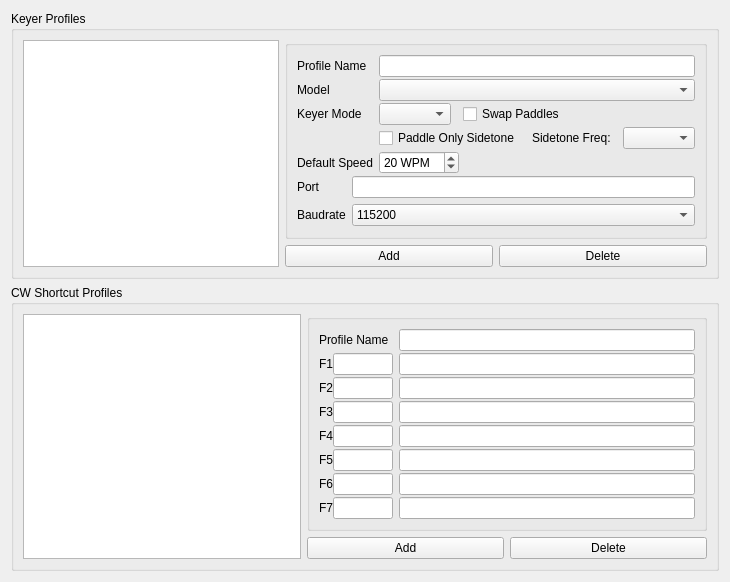
         <widget class="QWidget" name="cwTab">
          <attribute name="title">
           <string>CW Keyers</string>
          </attribute>
          <layout class="QVBoxLayout" name="verticalLayout_8">
           <item>
            <widget class="QGroupBox" name="cwProfileGroup">
             <property name="title">
              <string>Keyer Profiles</string>
             </property>
             <layout class="QGridLayout" name="gridLayout_8">
              <item row="0" column="1" colspan="2">
               <widget class="QGroupBox" name="cwProfileGroup_2">
                <property name="minimumSize">
                 <size>
                  <width>400</width>
                  <height>0</height>
                 </size>
                </property>
                <property name="title">
                 <string/>
                </property>
                <property name="flat">
                 <bool>false</bool>
                </property>
                <layout class="QFormLayout" name="formLayout_21">
                 <property name="verticalSpacing">
                  <number>2</number>
                 </property>
                 <item row="0" column="0">
                  <widget class="QLabel" name="cwProfileNameLabel">
                   <property name="text">
                    <string>Profile Name</string>
                   </property>
                  </widget>
                 </item>
                 <item row="0" column="1">
                  <widget class="QLineEdit" name="cwProfileNameEdit">
                   <property name="toolTip">
                    <string/>
                   </property>
                   <property name="maxLength">
                    <number>25</number>
                   </property>
                  </widget>
                 </item>
                 <item row="1" column="0">
                  <widget class="QLabel" name="cwModelLabel">
                   <property name="text">
                    <string>Model</string>
                   </property>
                  </widget>
                 </item>
                 <item row="1" column="1">
                  <widget class="QComboBox" name="cwModelSelect"/>
                 </item>
                 <item row="2" column="0">
                  <widget class="QLabel" name="cwKeyModeLabel">
                   <property name="text">
                    <string>Keyer Mode</string>
                   </property>
                  </widget>
                 </item>
                 <item row="2" column="1">
                  <layout class="QHBoxLayout" name="horizontalLayout_37">
                   <property name="spacing">
                    <number>12</number>
                   </property>
                   <item>
                    <widget class="QComboBox" name="cwKeyModeSelect">
                     <property name="sizePolicy">
                      <sizepolicy hsizetype="Maximum" vsizetype="Fixed">
                       <horstretch>0</horstretch>
                       <verstretch>0</verstretch>
                      </sizepolicy>
                     </property>
                    </widget>
                   </item>
                   <item>
                    <widget class="QCheckBox" name="cwSwapPaddlesCheckbox">
                     <property name="text">
                      <string>Swap Paddles</string>
                     </property>
                    </widget>
                   </item>
                  </layout>
                 </item>
                 <item row="3" column="1">
                  <layout class="QHBoxLayout" name="horizontalLayout_43">
                   <property name="spacing">
                    <number>12</number>
                   </property>
                   <item>
                    <widget class="QCheckBox" name="cwPaddleOnlySidetoneCheckbox">
                     <property name="text">
                      <string>Paddle Only Sidetone</string>
                     </property>
                    </widget>
                   </item>
                   <item>
                    <widget class="QLabel" name="cwSidetoneFreqLabel">
                     <property name="text">
                      <string>Sidetone Freq:</string>
                     </property>
                    </widget>
                   </item>
                   <item>
                    <widget class="QComboBox" name="cwSidetoneFreqCombo">
                     <property name="sizePolicy">
                      <sizepolicy hsizetype="Maximum" vsizetype="Fixed">
                       <horstretch>0</horstretch>
                       <verstretch>0</verstretch>
                      </sizepolicy>
                     </property>
                    </widget>
                   </item>
                  </layout>
                 </item>
                 <item row="4" column="0">
                  <widget class="QLabel" name="cwDefaultSpeedLabel">
                   <property name="text">
                    <string>Default Speed</string>
                   </property>
                  </widget>
                 </item>
                 <item row="4" column="1">
                  <widget class="QSpinBox" name="cwDefaulSpeed">
                   <property name="sizePolicy">
                    <sizepolicy hsizetype="Maximum" vsizetype="Fixed">
                     <horstretch>0</horstretch>
                     <verstretch>0</verstretch>
                    </sizepolicy>
                   </property>
                   <property name="specialValueText">
                    <string>N/A</string>
                   </property>
                   <property name="suffix">
                    <string> WPM</string>
                   </property>
                   <property name="minimum">
                    <number>0</number>
                   </property>
                   <property name="maximum">
                    <number>999</number>
                   </property>
                   <property name="value">
                    <number>20</number>
                   </property>
                  </widget>
                 </item>
                 <item row="5" column="0" colspan="2">
                  <widget class="QStackedWidget" name="cwStackedWidget">
                   <property name="sizePolicy">
                    <sizepolicy hsizetype="Preferred" vsizetype="Preferred">
                     <horstretch>0</horstretch>
                     <verstretch>0</verstretch>
                    </sizepolicy>
                   </property>
                   <property name="frameShape">
                    <enum>QFrame::NoFrame</enum>
                   </property>
                   <property name="currentIndex">
                    <number>0</number>
                   </property>
                   <widget class="QWidget" name="cwSerialPage">
                    <layout class="QFormLayout" name="formLayout_22">
                     <property name="leftMargin">
                      <number>0</number>
                     </property>
                     <property name="topMargin">
                      <number>0</number>
                     </property>
                     <property name="rightMargin">
                      <number>0</number>
                     </property>
                     <property name="bottomMargin">
                      <number>0</number>
                     </property>
                     <item row="0" column="0">
                      <widget class="QLabel" name="cwPortLabel">
                       <property name="text">
                        <string>Port</string>
                       </property>
                      </widget>
                     </item>
                     <item row="0" column="1">
                      <widget class="SerialPortEditLine" name="cwPortEdit">
                       <property name="toolTip">
                        <string>Use COMxx for Window or path to COM port under Unix-like OS</string>
                       </property>
                      </widget>
                     </item>
                     <item row="1" column="0">
                      <widget class="QLabel" name="cwBaudLabel">
                       <property name="text">
                        <string>Baudrate</string>
                       </property>
                      </widget>
                     </item>
                     <item row="1" column="1">
                      <widget class="QComboBox" name="cwBaudSelect">
                       <item>
                        <property name="text">
                         <string>115200</string>
                        </property>
                       </item>
                       <item>
                        <property name="text">
                         <string>57600</string>
                        </property>
                       </item>
                       <item>
                        <property name="text">
                         <string>38400</string>
                        </property>
                       </item>
                       <item>
                        <property name="text">
                         <string>19200</string>
                        </property>
                       </item>
                       <item>
                        <property name="text">
                         <string>9600</string>
                        </property>
                       </item>
                       <item>
                        <property name="text">
                         <string>4800</string>
                        </property>
                       </item>
                       <item>
                        <property name="text">
                         <string>2400</string>
                        </property>
                       </item>
                       <item>
                        <property name="text">
                         <string>1200</string>
                        </property>
                       </item>
                      </widget>
                     </item>
                    </layout>
                   </widget>
                   <widget class="QWidget" name="cwNetworkPage">
                    <layout class="QFormLayout" name="formLayout_23">
                     <property name="leftMargin">
                      <number>0</number>
                     </property>
                     <property name="topMargin">
                      <number>0</number>
                     </property>
                     <property name="rightMargin">
                      <number>0</number>
                     </property>
                     <property name="bottomMargin">
                      <number>0</number>
                     </property>
                     <item row="0" column="0">
                      <widget class="QLabel" name="cwHostNameLabel">
                       <property name="text">
                        <string>Host Name</string>
                       </property>
                      </widget>
                     </item>
                     <item row="0" column="1">
                      <widget class="QLineEdit" name="cwHostNameEdit"/>
                     </item>
                     <item row="1" column="0">
                      <widget class="QLabel" name="cwNetPortLabel">
                       <property name="text">
                        <string>Port</string>
                       </property>
                      </widget>
                     </item>
                     <item row="1" column="1">
                      <widget class="QSpinBox" name="cwNetPortSpin">
                       <property name="toolTip">
                        <string>HamLib does not support to change a destination port.</string>
                       </property>
                       <property name="minimum">
                        <number>1024</number>
                       </property>
                       <property name="maximum">
                        <number>65535</number>
                       </property>
                       <property name="value">
                        <number>6789</number>
                       </property>
                      </widget>
                     </item>
                    </layout>
                   </widget>
                  </widget>
                 </item>
                </layout>
               </widget>
              </item>
              <item row="1" column="1">
               <widget class="QPushButton" name="cwAddProfileButton">
                <property name="text">
                 <string>Add</string>
                </property>
               </widget>
              </item>
              <item row="0" column="0" rowspan="2">
               <widget class="QListView" name="cwProfilesListView">
                <property name="focusPolicy">
                 <enum>Qt::NoFocus</enum>
                </property>
                <property name="contextMenuPolicy">
                 <enum>Qt::NoContextMenu</enum>
                </property>
                <property name="toolTip">
                 <string>List of all available CW Keyers</string>
                </property>
                <property name="editTriggers">
                 <set>QAbstractItemView::NoEditTriggers</set>
                </property>
               </widget>
              </item>
              <item row="1" column="2">
               <widget class="QPushButton" name="cwDelProfileButton">
                <property name="text">
                 <string>Delete</string>
                </property>
               </widget>
              </item>
             </layout>
            </widget>
           </item>
           <item>
            <widget class="QGroupBox" name="cwShortcutProfileGroup">
             <property name="title">
              <string>CW Shortcut Profiles</string>
             </property>
             <layout class="QGridLayout" name="gridLayout_9">
              <item row="1" column="2">
               <widget class="QPushButton" name="cwShortcutDelProfileButton">
                <property name="text">
                 <string>Delete</string>
                </property>
               </widget>
              </item>
              <item row="1" column="1">
               <widget class="QPushButton" name="cwShortcutAddProfileButton">
                <property name="text">
                 <string>Add</string>
                </property>
               </widget>
              </item>
              <item row="0" column="1" colspan="2">
               <widget class="QGroupBox" name="cwShortcutGroup">
                <property name="minimumSize">
                 <size>
                  <width>400</width>
                  <height>0</height>
                 </size>
                </property>
                <property name="title">
                 <string/>
                </property>
                <layout class="QFormLayout" name="formLayout_24">
                 <property name="verticalSpacing">
                  <number>2</number>
                 </property>
                 <item row="0" column="0">
                  <widget class="QLabel" name="cwShortcutProfileNameLabel">
                   <property name="text">
                    <string>Profile Name</string>
                   </property>
                  </widget>
                 </item>
                 <item row="0" column="1">
                  <widget class="QLineEdit" name="cwShortcutProfileNameEdit">
                   <property name="maxLength">
                    <number>25</number>
                   </property>
                  </widget>
                 </item>
                 <item row="1" column="0">
                  <layout class="QHBoxLayout" name="horizontalLayout_13">
                   <property name="rightMargin">
                    <number>0</number>
                   </property>
                   <property name="bottomMargin">
                    <number>0</number>
                   </property>
                   <item>
                    <widget class="QLabel" name="cwShortcutF1Label">
                     <property name="text">
                      <string>F1</string>
                     </property>
                    </widget>
                   </item>
                   <item>
                    <widget class="QLineEdit" name="cwShortcutF1ShortEdit">
                     <property name="sizePolicy">
                      <sizepolicy hsizetype="Maximum" vsizetype="Fixed">
                       <horstretch>0</horstretch>
                       <verstretch>0</verstretch>
                      </sizepolicy>
                     </property>
                     <property name="minimumSize">
                      <size>
                       <width>0</width>
                       <height>0</height>
                      </size>
                     </property>
                     <property name="maximumSize">
                      <size>
                       <width>60</width>
                       <height>16777215</height>
                      </size>
                     </property>
                     <property name="toolTip">
                      <string>Short Desciption of the Button (up to 7 chars)</string>
                     </property>
                     <property name="text">
                      <string/>
                     </property>
                     <property name="maxLength">
                      <number>7</number>
                     </property>
                     <property name="frame">
                      <bool>true</bool>
                     </property>
                    </widget>
                   </item>
                  </layout>
                 </item>
                 <item row="1" column="1">
                  <widget class="QLineEdit" name="cwShortcutF1MacroEdit">
                   <property name="toolTip">
                    <string>&lt;DXCALL&gt; = DX Callsign
&lt;NAME&gt; = DX Operator Name
&lt;RST&gt; = Report 599
&lt;RSTN&gt; = Report 5NN
&lt;GREETING&gt; = Greenting GM/GA/GE
&lt;QTH&gt; = QTH
&lt;MYCALL&gt; = My Callsign
&lt;MYNAME&gt; = My Name
&lt;MYQTH&gt; = My QTH
&lt;MYLOCATOR&gt; = My Gridsquare
&lt;MYGRID&gt; = My Gridsquare
&lt;MYSIG&gt; = My SIG
&lt;MYSIGINFO&gt; = My SIG Information
&lt;MYIOTA&gt; = My IOTA
&lt;MYSOTA&gt; = MY SOTA
&lt;MYWWFT&gt; = My WWFT
&lt;MYVUCC&gt; = MY VUCC
&lt;MYPWR&gt; = My Power in W
&lt;EXCHSTR&gt; = Contest Exchange Message
&lt;EXCHNR&gt; = Contest Exchange Serial Number
&lt;EXCHNRN&gt; = Contest Exchange Serial Number (9→N, 0→T)
&lt;+&gt; = Speed +5 WPM (&lt;++&gt; = +10 WPM, etc.)
&lt;-&gt; = Speed -5 WPM (&lt;--&gt; = -10 WPM, etc.)
</string>
                   </property>
                   <property name="inputMask">
                    <string/>
                   </property>
                  </widget>
                 </item>
                 <item row="2" column="0">
                  <layout class="QHBoxLayout" name="horizontalLayout_9">
                   <property name="rightMargin">
                    <number>0</number>
                   </property>
                   <property name="bottomMargin">
                    <number>0</number>
                   </property>
                   <item>
                    <widget class="QLabel" name="cwShortcutF2Label">
                     <property name="text">
                      <string>F2</string>
                     </property>
                    </widget>
                   </item>
                   <item>
                    <widget class="QLineEdit" name="cwShortcutF2ShortEdit">
                     <property name="sizePolicy">
                      <sizepolicy hsizetype="Maximum" vsizetype="Fixed">
                       <horstretch>0</horstretch>
                       <verstretch>0</verstretch>
                      </sizepolicy>
                     </property>
                     <property name="maximumSize">
                      <size>
                       <width>60</width>
                       <height>16777215</height>
                      </size>
                     </property>
                     <property name="toolTip">
                      <string>Short Desciption of the Button (up to 7 chars)</string>
                     </property>
                     <property name="maxLength">
                      <number>5</number>
                     </property>
                    </widget>
                   </item>
                  </layout>
                 </item>
                 <item row="2" column="1">
                  <widget class="QLineEdit" name="cwShortcutF2MacroEdit">
                   <property name="toolTip">
                    <string>&lt;DXCALL&gt; = DX Callsign
&lt;NAME&gt; = DX Operator Name
&lt;RST&gt; = Report 599
&lt;RSTN&gt; = Report 5NN
&lt;GREETING&gt; = Greenting GM/GA/GE
&lt;QTH&gt; = QTH
&lt;MYCALL&gt; = My Callsign
&lt;MYNAME&gt; = My Name
&lt;MYQTH&gt; = My QTH
&lt;MYLOCATOR&gt; = My Gridsquare
&lt;MYGRID&gt; = My Gridsquare
&lt;MYSIG&gt; = My SIG
&lt;MYSIGINFO&gt; = My SIG Information
&lt;MYIOTA&gt; = My IOTA
&lt;MYSOTA&gt; = MY SOTA
&lt;MYWWFT&gt; = My WWFT
&lt;MYVUCC&gt; = MY VUCC
&lt;MYPWR&gt; = My Power in W
&lt;EXCHSTR&gt; = Contest Exchange Message
&lt;EXCHNR&gt; = Contest Exchange Serial Number
&lt;EXCHNRN&gt; = Contest Exchange Serial Number (9→N, 0→T)
&lt;+&gt; = Speed +5 WPM (&lt;++&gt; = +10 WPM, etc.)
&lt;-&gt; = Speed -5 WPM (&lt;--&gt; = -10 WPM, etc.)
</string>
                   </property>
                  </widget>
                 </item>
                 <item row="3" column="1">
                  <widget class="QLineEdit" name="cwShortcutF3MacroEdit">
                   <property name="toolTip">
                    <string>&lt;DXCALL&gt; = DX Callsign
&lt;NAME&gt; = DX Operator Name
&lt;RST&gt; = Report 599
&lt;RSTN&gt; = Report 5NN
&lt;GREETING&gt; = Greenting GM/GA/GE
&lt;QTH&gt; = QTH
&lt;MYCALL&gt; = My Callsign
&lt;MYNAME&gt; = My Name
&lt;MYQTH&gt; = My QTH
&lt;MYLOCATOR&gt; = My Gridsquare
&lt;MYGRID&gt; = My Gridsquare
&lt;MYSIG&gt; = My SIG
&lt;MYSIGINFO&gt; = My SIG Information
&lt;MYIOTA&gt; = My IOTA
&lt;MYSOTA&gt; = MY SOTA
&lt;MYWWFT&gt; = My WWFT
&lt;MYVUCC&gt; = MY VUCC
&lt;MYPWR&gt; = My Power in W
&lt;EXCHSTR&gt; = Contest Exchange Message
&lt;EXCHNR&gt; = Contest Exchange Serial Number
&lt;EXCHNRN&gt; = Contest Exchange Serial Number (9→N, 0→T)
&lt;+&gt; = Speed +5 WPM (&lt;++&gt; = +10 WPM, etc.)
&lt;-&gt; = Speed -5 WPM (&lt;--&gt; = -10 WPM, etc.)
</string>
                   </property>
                  </widget>
                 </item>
                 <item row="4" column="1">
                  <widget class="QLineEdit" name="cwShortcutF4MacroEdit">
                   <property name="toolTip">
                    <string>&lt;DXCALL&gt; = DX Callsign
&lt;NAME&gt; = DX Operator Name
&lt;RST&gt; = Report 599
&lt;RSTN&gt; = Report 5NN
&lt;GREETING&gt; = Greenting GM/GA/GE
&lt;QTH&gt; = QTH
&lt;MYCALL&gt; = My Callsign
&lt;MYNAME&gt; = My Name
&lt;MYQTH&gt; = My QTH
&lt;MYLOCATOR&gt; = My Gridsquare
&lt;MYGRID&gt; = My Gridsquare
&lt;MYSIG&gt; = My SIG
&lt;MYSIGINFO&gt; = My SIG Information
&lt;MYIOTA&gt; = My IOTA
&lt;MYSOTA&gt; = MY SOTA
&lt;MYWWFT&gt; = My WWFT
&lt;MYVUCC&gt; = MY VUCC
&lt;MYPWR&gt; = My Power in W
&lt;EXCHSTR&gt; = Contest Exchange Message
&lt;EXCHNR&gt; = Contest Exchange Serial Number
&lt;EXCHNRN&gt; = Contest Exchange Serial Number (9→N, 0→T)
&lt;+&gt; = Speed +5 WPM (&lt;++&gt; = +10 WPM, etc.)
&lt;-&gt; = Speed -5 WPM (&lt;--&gt; = -10 WPM, etc.)
</string>
                   </property>
                  </widget>
                 </item>
                 <item row="5" column="1">
                  <widget class="QLineEdit" name="cwShortcutF5MacroEdit">
                   <property name="toolTip">
                    <string>&lt;DXCALL&gt; = DX Callsign
&lt;NAME&gt; = DX Operator Name
&lt;RST&gt; = Report 599
&lt;RSTN&gt; = Report 5NN
&lt;GREETING&gt; = Greenting GM/GA/GE
&lt;QTH&gt; = QTH
&lt;MYCALL&gt; = My Callsign
&lt;MYNAME&gt; = My Name
&lt;MYQTH&gt; = My QTH
&lt;MYLOCATOR&gt; = My Gridsquare
&lt;MYGRID&gt; = My Gridsquare
&lt;MYSIG&gt; = My SIG
&lt;MYSIGINFO&gt; = My SIG Information
&lt;MYIOTA&gt; = My IOTA
&lt;MYSOTA&gt; = MY SOTA
&lt;MYWWFT&gt; = My WWFT
&lt;MYVUCC&gt; = MY VUCC
&lt;MYPWR&gt; = My Power in W
&lt;EXCHSTR&gt; = Contest Exchange Message
&lt;EXCHNR&gt; = Contest Exchange Serial Number
&lt;EXCHNRN&gt; = Contest Exchange Serial Number (9→N, 0→T)
&lt;+&gt; = Speed +5 WPM (&lt;++&gt; = +10 WPM, etc.)
&lt;-&gt; = Speed -5 WPM (&lt;--&gt; = -10 WPM, etc.)
</string>
                   </property>
                  </widget>
                 </item>
                 <item row="6" column="1">
                  <widget class="QLineEdit" name="cwShortcutF6MacroEdit">
                   <property name="toolTip">
                    <string>&lt;DXCALL&gt; = DX Callsign
&lt;NAME&gt; = DX Operator Name
&lt;RST&gt; = Report 599
&lt;RSTN&gt; = Report 5NN
&lt;GREETING&gt; = Greenting GM/GA/GE
&lt;QTH&gt; = QTH
&lt;MYCALL&gt; = My Callsign
&lt;MYNAME&gt; = My Name
&lt;MYQTH&gt; = My QTH
&lt;MYLOCATOR&gt; = My Gridsquare
&lt;MYGRID&gt; = My Gridsquare
&lt;MYSIG&gt; = My SIG
&lt;MYSIGINFO&gt; = My SIG Information
&lt;MYIOTA&gt; = My IOTA
&lt;MYSOTA&gt; = MY SOTA
&lt;MYWWFT&gt; = My WWFT
&lt;MYVUCC&gt; = MY VUCC
&lt;MYPWR&gt; = My Power in W
&lt;EXCHSTR&gt; = Contest Exchange Message
&lt;EXCHNR&gt; = Contest Exchange Serial Number
&lt;EXCHNRN&gt; = Contest Exchange Serial Number (9→N, 0→T)
&lt;+&gt; = Speed +5 WPM (&lt;++&gt; = +10 WPM, etc.)
&lt;-&gt; = Speed -5 WPM (&lt;--&gt; = -10 WPM, etc.)
</string>
                   </property>
                  </widget>
                 </item>
                 <item row="7" column="1">
                  <widget class="QLineEdit" name="cwShortcutF7MacroEdit">
                   <property name="toolTip">
                    <string>&lt;DXCALL&gt; = DX Callsign
&lt;NAME&gt; = DX Operator Name
&lt;RST&gt; = Report 599
&lt;RSTN&gt; = Report 5NN
&lt;GREETING&gt; = Greenting GM/GA/GE
&lt;QTH&gt; = QTH
&lt;MYCALL&gt; = My Callsign
&lt;MYNAME&gt; = My Name
&lt;MYQTH&gt; = My QTH
&lt;MYLOCATOR&gt; = My Gridsquare
&lt;MYGRID&gt; = My Gridsquare
&lt;MYSIG&gt; = My SIG
&lt;MYSIGINFO&gt; = My SIG Information
&lt;MYIOTA&gt; = My IOTA
&lt;MYSOTA&gt; = MY SOTA
&lt;MYWWFT&gt; = My WWFT
&lt;MYVUCC&gt; = MY VUCC
&lt;MYPWR&gt; = My Power in W
&lt;EXCHSTR&gt; = Contest Exchange Message
&lt;EXCHNR&gt; = Contest Exchange Serial Number
&lt;EXCHNRN&gt; = Contest Exchange Serial Number (9→N, 0→T)
&lt;+&gt; = Speed +5 WPM (&lt;++&gt; = +10 WPM, etc.)
&lt;-&gt; = Speed -5 WPM (&lt;--&gt; = -10 WPM, etc.)
</string>
                   </property>
                  </widget>
                 </item>
                 <item row="3" column="0">
                  <layout class="QHBoxLayout" name="horizontalLayout_19">
                   <property name="rightMargin">
                    <number>0</number>
                   </property>
                   <property name="bottomMargin">
                    <number>0</number>
                   </property>
                   <item>
                    <widget class="QLabel" name="cwShortcutF3Label">
                     <property name="text">
                      <string>F3</string>
                     </property>
                    </widget>
                   </item>
                   <item>
                    <widget class="QLineEdit" name="cwShortcutF3ShortEdit">
                     <property name="maximumSize">
                      <size>
                       <width>60</width>
                       <height>16777215</height>
                      </size>
                     </property>
                     <property name="toolTip">
                      <string>Short Desciption of the Button (up to 7 chars)</string>
                     </property>
                     <property name="maxLength">
                      <number>5</number>
                     </property>
                    </widget>
                   </item>
                  </layout>
                 </item>
                 <item row="4" column="0">
                  <layout class="QHBoxLayout" name="horizontalLayout_20">
                   <property name="rightMargin">
                    <number>0</number>
                   </property>
                   <property name="bottomMargin">
                    <number>0</number>
                   </property>
                   <item>
                    <widget class="QLabel" name="cwShortcutF4Label">
                     <property name="text">
                      <string>F4</string>
                     </property>
                    </widget>
                   </item>
                   <item>
                    <widget class="QLineEdit" name="cwShortcutF4ShortEdit">
                     <property name="maximumSize">
                      <size>
                       <width>60</width>
                       <height>16777215</height>
                      </size>
                     </property>
                     <property name="toolTip">
                      <string>Short Desciption of the Button (up to 7 chars)</string>
                     </property>
                     <property name="maxLength">
                      <number>5</number>
                     </property>
                    </widget>
                   </item>
                  </layout>
                 </item>
                 <item row="5" column="0">
                  <layout class="QHBoxLayout" name="horizontalLayout_21">
                   <property name="rightMargin">
                    <number>0</number>
                   </property>
                   <property name="bottomMargin">
                    <number>0</number>
                   </property>
                   <item>
                    <widget class="QLabel" name="cwShortcutF5Label">
                     <property name="text">
                      <string>F5</string>
                     </property>
                    </widget>
                   </item>
                   <item>
                    <widget class="QLineEdit" name="cwShortcutF5ShortEdit">
                     <property name="maximumSize">
                      <size>
                       <width>60</width>
                       <height>16777215</height>
                      </size>
                     </property>
                     <property name="toolTip">
                      <string>Short Desciption of the Button (up to 7 chars)</string>
                     </property>
                     <property name="maxLength">
                      <number>5</number>
                     </property>
                    </widget>
                   </item>
                  </layout>
                 </item>
                 <item row="6" column="0">
                  <layout class="QHBoxLayout" name="horizontalLayout_22">
                   <property name="rightMargin">
                    <number>0</number>
                   </property>
                   <property name="bottomMargin">
                    <number>0</number>
                   </property>
                   <item>
                    <widget class="QLabel" name="cwShortcutF6Label">
                     <property name="text">
                      <string>F6</string>
                     </property>
                    </widget>
                   </item>
                   <item>
                    <widget class="QLineEdit" name="cwShortcutF6ShortEdit">
                     <property name="maximumSize">
                      <size>
                       <width>60</width>
                       <height>16777215</height>
                      </size>
                     </property>
                     <property name="toolTip">
                      <string>Short Desciption of the Button (up to 7 chars)</string>
                     </property>
                     <property name="maxLength">
                      <number>5</number>
                     </property>
                    </widget>
                   </item>
                  </layout>
                 </item>
                 <item row="7" column="0">
                  <layout class="QHBoxLayout" name="horizontalLayout_23">
                   <property name="rightMargin">
                    <number>0</number>
                   </property>
                   <property name="bottomMargin">
                    <number>0</number>
                   </property>
                   <item>
                    <widget class="QLabel" name="cwShortcutF7Label">
                     <property name="text">
                      <string>F7</string>
                     </property>
                    </widget>
                   </item>
                   <item>
                    <widget class="QLineEdit" name="cwShortcutF7ShortEdit">
                     <property name="maximumSize">
                      <size>
                       <width>60</width>
                       <height>16777215</height>
                      </size>
                     </property>
                     <property name="toolTip">
                      <string>Short Desciption of the Button (up to 7 chars)</string>
                     </property>
                     <property name="maxLength">
                      <number>5</number>
                     </property>
                    </widget>
                   </item>
                  </layout>
                 </item>
                </layout>
               </widget>
              </item>
              <item row="0" column="0" rowspan="2">
               <widget class="QListView" name="cwShortcutListView">
                <property name="focusPolicy">
                 <enum>Qt::NoFocus</enum>
                </property>
                <property name="contextMenuPolicy">
                 <enum>Qt::NoContextMenu</enum>
                </property>
                <property name="toolTip">
                 <string>List of all available CW Shortcuts Profiles</string>
                </property>
                <property name="editTriggers">
                 <set>QAbstractItemView::NoEditTriggers</set>
                </property>
               </widget>
              </item>
             </layout>
            </widget>
           </item>
          </layout>
         </widget>
